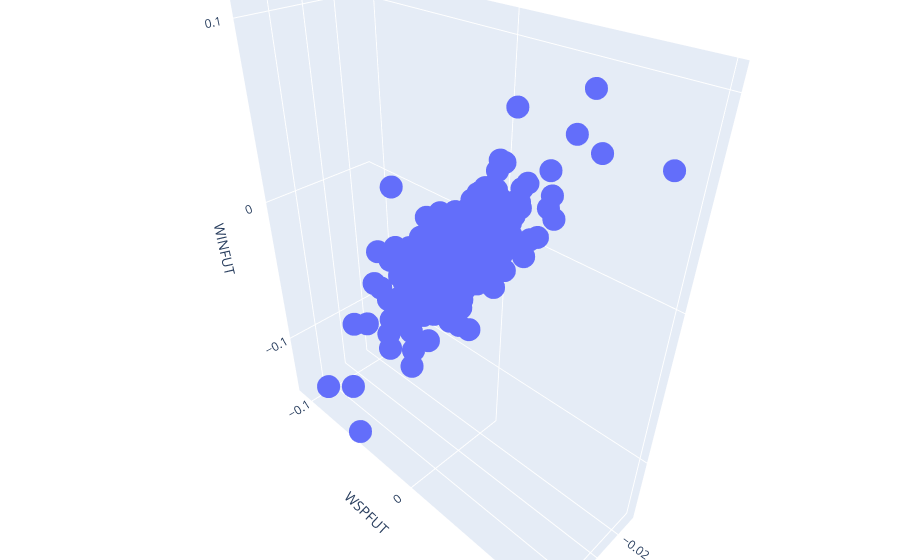

Notebook source saved alongside this figure:
### Code cell
import plotly.express as px

fig = plt.figure(figsize=(30,30))
fig = px.scatter_3d(base, x='WDOFUT', y='WSPFUT', z='WINFUT')
fig.update_layout(margin=dict(l=0, r=0, b=0, t=0))

### Figure 1 — Plotly figure (JSON) as saved in the notebook; plotly's stock layout.template omitted (floating-point values rounded to 4 significant figures; data arrays with more than 128 entries replaced by an {"elided": "..."} marker saying what was removed)
{"data": [{"hovertemplate": "WDOFUT=%{x}<br>WSPFUT=%{y}<br>WINFUT=%{z}<extra></extra>", "legendgroup": "", "marker": {"color": "#636efa", "symbol": "circle"}, "mode": "markers", "name": "", "scene": "scene", "showlegend": false, "type": "scatter3d", "x": {"elided": "693 float values"}, "y": {"elided": "693 float values"}, "z": {"elided": "693 float values"}}], "layout": {"legend": {"tracegroupgap": 0}, "margin": {"b": 0, "l": 0, "r": 0, "t": 0}, "scene": {"domain": {"x": [0, 1], "y": [0, 1]}, "xaxis": {"title": {"text": "WDOFUT"}}, "yaxis": {"title": {"text": "WSPFUT"}}, "zaxis": {"title": {"text": "WINFUT"}}}}}
